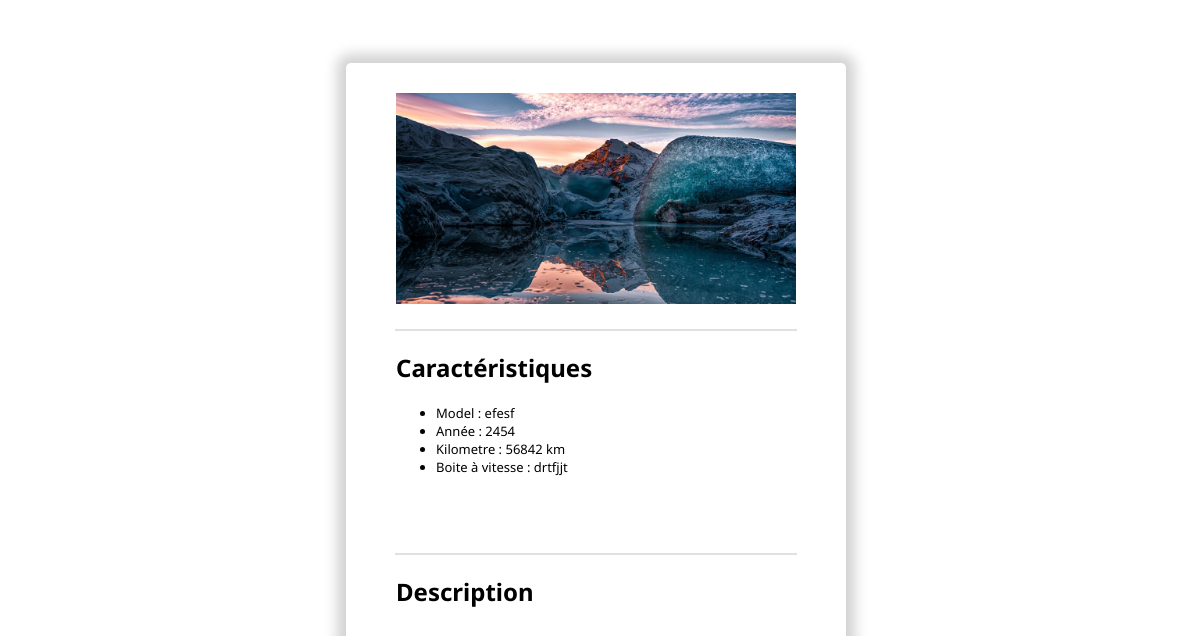
Screenshot of /page-venteAuto/detail.php?id=40 with the database file from the repository.
### tables this page shows
CREATE TABLE `auto` (
  `id` int NOT NULL AUTO_INCREMENT,
  `prix` varchar(50) DEFAULT NULL,
  `image` varchar(255) NOT NULL,
  `annee` int NOT NULL,
  `kilometre` varchar(50) DEFAULT NULL,
  `model` varchar(500) DEFAULT NULL,
  `boite` varchar(50) DEFAULT NULL,
  `description` text,
  PRIMARY KEY (`id`)
);

### src/CRUD-Admin/mesFonctionsSQL.php (called while the page is built, shortened)
<?php
function getDatabaseConnexion() {
        $serveur = "localhost";
        $utilisateur = "root";
        $motdepasse = "Yassine73";
        $basededonnees = "ecf-garageauto";
        $connexion = new mysqli($serveur, $utilisateur, $motdepasse, $basededonnees);
        return $connexion;
}
function readAuto($id) {
    $con = getDatabaseConnexion();
    $requete = "SELECT * from auto where id = '$id' ";
    $stmt = $con->query($requete);
    $row = $stmt->fetch_All();
    if (!empty($row)) {
        return $row[0];
    }
}
?>

### src/page-venteAuto/detail.php (the view, shortened to what this page needs)
<?php
require_once '../CRUD-Admin/mesFonctionsSQL.php';
$id = $_GET['id'];
$auto = readAuto($id);
$img = $auto[2];
$annee = $auto[3];
$kilometre = $auto[4];
$model = $auto[5];
$boite = $auto[6];
echo '<div class="wrapper-detail">';
    echo '<div class="contain-detail">';
        echo '<div class="contain-galerie">';
            echo '<img style="object-fit: cover; width: 400px" src="'. $img .'">';
        echo '</div>';
        echo '<div class="sep"></div>';
        echo '<main>';
            echo '<div class="caract">';
                echo '<h2>Caractéristiques</h2>';
                echo '<ul style="margin-top: 0px; margin-bottom: 0px;">
                <li>Model : '. $model .'</li>
                <li>Année : '. $annee .'</li>
                <li>Kilometre : '. $kilometre .'</li>
                <li>Boite à vitesse : '. $boite .'</li>
                </u>';
            echo '</div>';
            echo '<div class="sep"></div>';
            echo '<div class="descrip">';
                echo '<h2>Description</h2>';
            echo '</div>';
        echo '</main>';
    echo '</div>';
echo '</div>';
?>

### src/page-venteAuto/detail.php (style rules this page uses)
.wrapper-detail { font-family: 'Noto Sans', sans-serif; height: 100vh; width: 98vw; margin: 0; padding: 0; display: flex; justify-content: center; align-items: center; }
.contain-detail { height: 690px; width: 500px; box-shadow: 0 0 13px 9px #0000002e; border-radius: 5px; display: flex; flex-direction: column; align-items: center; }
.contain-galerie { margin-top: 30px; }
main { height: calc(100% - 200px); width: 100%; display: flex; flex-direction: column; }
li { font-size: small; }
.caract, .descrip { padding-left: 50px; padding-right: 50px; height: 50%; display: flex; flex-direction: column; }
.sep { width: 80%; border: 1px solid #0000001f; margin-left: auto; margin-right: auto; margin-top: 5%; display: flex; flex-wrap: wrap; }

### rows the page displays
auto: image (picture), model "efesf", annee "2454", kilometre "56842 km", boite "drtfjjt"
